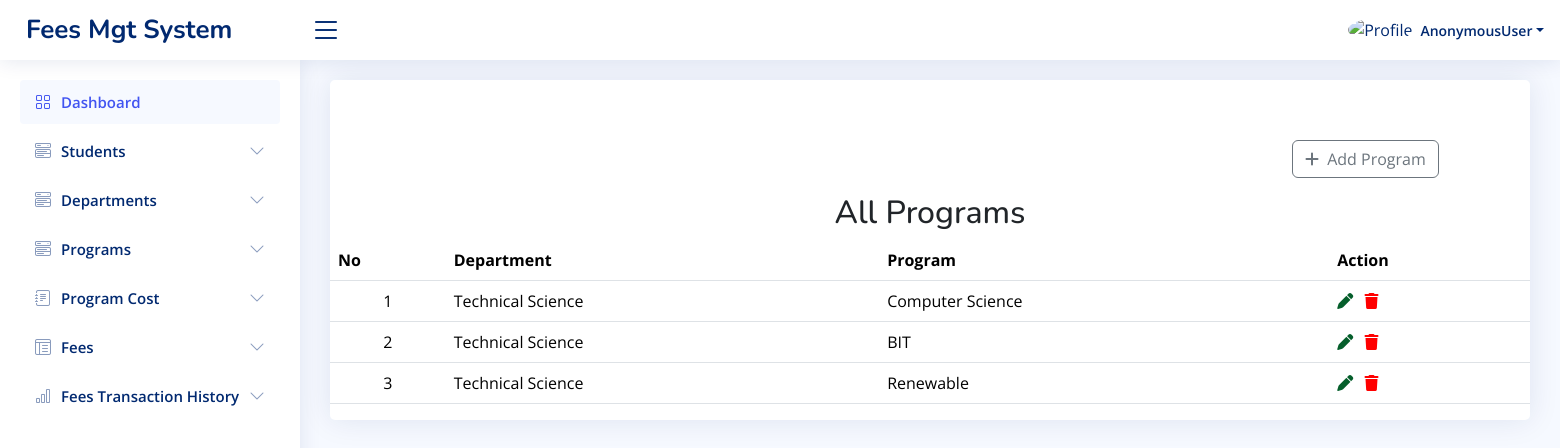
The page /all_program/ on the database its author committed.
### app/models.py (models this page shows, shortened)
class Programs(models.Model):
    program_name = models.CharField(max_length=100)
    department = models.ForeignKey(Department, on_delete=models.CASCADE)

class Department(models.Model):
    department_name = models.CharField(max_length=100)

### app/views.py (the view, shortened to what this page needs)
# urls.py: path('all_program/', views.all_program, name='all_program'),
def all_program(request):
    programs = Programs.objects.all()
    departments = Department.objects.all()
    return render(request, 'all_program.html', {'departments': departments,'programs':programs,})

### templates/all_program.html (shortened to what this page needs)
{% load static %}
<!DOCTYPE html>
<html lang="en">
<head>
    <link href="{% static 'vendor1/bootstrap/css/bootstrap.min.css' %}" rel="stylesheet">
    <link href="{% static 'vendor1/bootstrap-icons/bootstrap-icons.css' %}" rel="stylesheet">
    <link href="{% static 'vendor1/boxicons/css/boxicons.min.css' %}" rel="stylesheet">
    <link href="{% static 'vendor1/quill/quill.snow.css' %}" rel="stylesheet">
    <link href="{% static 'vendor1/quill/quill.bubble.css' %}" rel="stylesheet">
    <link href="{% static 'vendor1/remixicon/remixicon.css' %}" rel="stylesheet">
    <link href="{% static 'vendor1/simple-datatables/style.css' %}" rel="stylesheet">
    <link rel="stylesheet" href="https://cdnjs.cloudflare.com/ajax/libs/font-awesome/6.6.0/css/all.min.css" />
    <link href="{% static 'css1/style.css' %}" rel="stylesheet">
  </head>
<body>
  <header id="header" class="header fixed-top d-flex align-items-center">
    <div class="d-flex align-items-center justify-content-between">
      <a href="{% url 'main_home' %}" class="logo d-flex align-items-center">
        <span class="d-none d-lg-block">Fees Mgt System</span>
      </a>
      <i class="bi bi-list toggle-sidebar-btn"></i>
    </div>
    <nav class="header-nav ms-auto">
      <ul class="d-flex align-items-center">
        <li class="nav-item dropdown pe-3">
          <a class="nav-link nav-profile d-flex align-items-center pe-0" href="#" data-bs-toggle="dropdown">
            <img src="{% static 'img1/cusl.png' %}" alt="Profile" class="rounded-circle">
            <span class="d-none d-md-block dropdown-toggle ps-2">{{user}}</span>
          </a>
        </li>
      </ul>
    </nav>
  </header>
  <aside id="sidebar" class="sidebar">
    <ul class="sidebar-nav" id="sidebar-nav">
      <li class="nav-item">
        <a class="nav-link " href="{% url 'main_home' %}">
          <i class="bi bi-grid"></i>
          <span>Dashboard</span>
        </a>
      </li>
      <li class="nav-item">
        <a class="nav-link collapsed" data-bs-target="#components-nav" data-bs-toggle="collapse" href="#">
          <i class="bi bi-menu-button-wide"></i><span>Students</span><i class="bi bi-chevron-down ms-auto"></i>
        </a>
      </li>
      <li class="nav-item">
        <a class="nav-link collapsed" data-bs-target="#components-nav2" data-bs-toggle="collapse" href="#">
          <i class="bi bi-menu-button-wide"></i><span>Departments</span><i class="bi bi-chevron-down ms-auto"></i>
        </a>
      </li>
      <li class="nav-item">
        <a class="nav-link collapsed" data-bs-target="#components-nav1" data-bs-toggle="collapse" href="#">
          <i class="bi bi-menu-button-wide"></i><span>Programs</span><i class="bi bi-chevron-down ms-auto"></i>
        </a>
      </li>
      <li class="nav-item">
        <a class="nav-link collapsed" data-bs-target="#forms-nav" data-bs-toggle="collapse" href="#">
          <i class="bi bi-journal-text"></i><span>Program Cost</span><i class="bi bi-chevron-down ms-auto"></i>
        </a>
      </li>
      <li class="nav-item">
        <a class="nav-link collapsed" data-bs-target="#tables-nav" data-bs-toggle="collapse" href="#">
          <i class="bi bi-layout-text-window-reverse"></i><span>Fees</span><i class="bi bi-chevron-down ms-auto"></i>
        </a>
      </li>
      <li class="nav-item">
        <a class="nav-link collapsed" data-bs-target="#charts-nav" data-bs-toggle="collapse" href="#">
          <i class="bi bi-bar-chart"></i><span>Fees Transaction History</span><i class="bi bi-chevron-down ms-auto"></i>
        </a>
      </li>
    </ul>
  </aside>
  <main id="main" class="main">
    <section class="section">
      <div class="row">
        <div class="col-lg-12">
          <div class="card">
            <div class="container">
                <div class="row" style="margin-top: 60px;">
                    <div class="col-md-12" style="margin-left: 950px;">
                        <a href="" class="btn btn-outline-secondary" data-bs-target="#exampleModalToggle" data-bs-toggle="modal">
                            <i class="fa fa-plus" aria-hidden="true"></i>
                            <span class="ms-1">Add Program</span>
                        </a>
                    </div>
                </div>
            </div>
            <h2 class="text-center mt-3">All Programs</h2>
              <table class="table datatable">
                <thead>
                  <tr>
                    <th>No</th>
                    <th>Department</th>
                    <th>Program</th>
                    <th>Action</th>
                  </tr>
                </thead>
                <tbody>
               {% for program in programs %}
                  <tr>
                    <td style="text-align: center;">{{forloop.counter}}</td>
                    <td>{{program.department.department_name}}</td>
                    <td>{{program.program_name}}</td>
                    <td>
                      <a href="{% url 'edit_all_program' program.id %}">
                        <i class="fas fa-pen" style="color: rgb(5, 94, 43);"></i>
                      </a>
                      <a href="{% url 'delete_all_program' program.id %}" >
                        <i class="fas fa-trash" style="color: red; margin-left: 7px;"></i>
                    </a>
                    </td>
                  </tr>
                {% endfor %}
                </tbody>
              </table>
            </div>
          </div>
        </div>
    </section>
</body>
</html>

### static/css1/style.css (style rules this page uses)
:root { scroll-behavior: smooth; }
body { font-family: "Open Sans", sans-serif; background: #f6f9ff; color: #444444; }
a { color: #4154f1; text-decoration: none; }
h1, h2, h3, h4, h5, h6 { font-family: "Nunito", sans-serif; }
#main { margin-top: 60px; padding: 20px 30px; transition: all 0.3s; }
.card { margin-bottom: 30px; border: none; border-radius: 5px; box-shadow: 0px 0 30px rgba(1, 41, 112, 0.1); }
.logo { line-height: 1; }
@media (min-width: 1200px) { .logo { width: 280px; } }
.logo span { font-size: 26px; font-weight: 700; color: #012970; font-family: "Nunito", sans-serif; }
.header { transition: all 0.5s; z-index: 997; height: 60px; box-shadow: 0px 2px 20px rgba(1, 41, 112, 0.1); background-color: #fff; padding-left: 20px; }
.header .toggle-sidebar-btn { font-size: 32px; padding-left: 10px; cursor: pointer; color: #012970; }
.header-nav ul { list-style: none; }
.header-nav>ul { margin: 0; padding: 0; }
.header-nav .nav-profile { color: #012970; }
.header-nav .nav-profile img { max-height: 36px; }
.header-nav .nav-profile span { font-size: 14px; font-weight: 600; }
.sidebar { position: fixed; top: 60px; left: 0; bottom: 0; width: 300px; z-index: 996; transition: all 0.3s; padding: 20px; overflow-y: auto; scrollbar-width: thin; scrollbar-color: #aab7cf transparent; box-shadow: 0px 0px 20px rgba(1, 41, 112, 0.1); background-color: #fff; }
@media (min-width: 1200px) { #main, #footer { margin-left: 300px; } }
.sidebar-nav { padding: 0; margin: 0; list-style: none; }
.sidebar-nav li { padding: 0; margin: 0; list-style: none; }
.sidebar-nav .nav-item { margin-bottom: 5px; }
.sidebar-nav .nav-link { display: flex; align-items: center; font-size: 15px; font-weight: 600; color: #4154f1; transition: 0.3; background: #f6f9ff; padding: 10px 15px; border-radius: 4px; }
.sidebar-nav .nav-link i { font-size: 16px; margin-right: 10px; color: #4154f1; }
.sidebar-nav .nav-link.collapsed { color: #012970; background: #fff; }
.sidebar-nav .nav-link.collapsed i { color: #899bbd; }
.sidebar-nav .nav-link .bi-chevron-down { margin-right: 0; transition: transform 0.2s ease-in-out; }

### rows shown on the page
Programs: department.department_name "Technical Science", program_name "Computer Science"
Programs: department.department_name "Technical Science", program_name "BIT"
Programs: department.department_name "Technical Science", program_name "Renewable"

### other values the page prints
{{ user }} "AnonymousUser"
